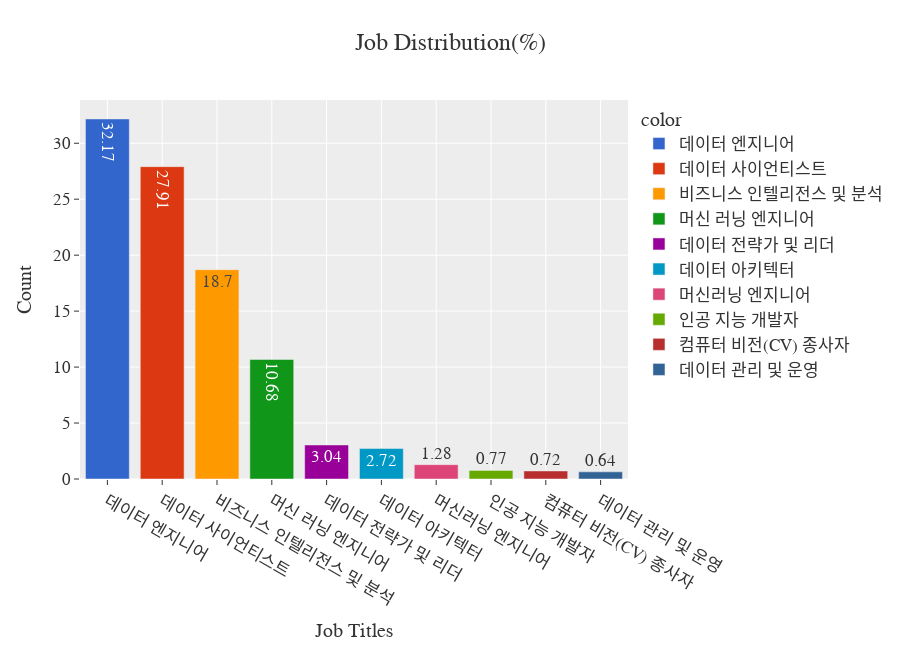

Notebook cell for this chart:
### Markdown cell above
- `Job` 분포

### Code cell
total = len(original_df)
job_per = original_df['jobs'].value_counts().apply(lambda x : round(x/total * 100,2))
job_per=job_per[:10]

fig = px.bar(y= job_per.values,
             x = job_per.index,
             color= job_per.index,
             color_discrete_sequence=px.colors.qualitative.G10,
             text = job_per.values,
             title='Top10 Jobs',
             template='ggplot2'
             )

fig.update_layout(
    title_text='Job Distribution(%)',  
    height=650,  
    xaxis_title="Job Titles", 
    yaxis_title="Count",  
    font=dict(size=17, family="Franklin Gothic") 
)

fig.show()

### Figure 1 — Plotly figure (JSON) as saved in the notebook; plotly's stock layout.template omitted (floating-point values rounded to 4 significant figures)
{"data": [{"alignmentgroup": "True", "hovertemplate": "color=데이터 엔지니어<br>x=%{x}<br>y=%{y}<br>text=%{text}<extra></extra>", "legendgroup": "데이터 엔지니어", "marker": {"color": "#3366CC", "pattern": {"shape": ""}}, "name": "데이터 엔지니어", "offsetgroup": "데이터 엔지니어", "orientation": "v", "showlegend": true, "text": [32.17], "textposition": "auto", "type": "bar", "x": ["데이터 엔지니어"], "xaxis": "x", "y": [32.17], "yaxis": "y"}, {"alignmentgroup": "True", "hovertemplate": "color=데이터 사이언티스트<br>x=%{x}<br>y=%{y}<br>text=%{text}<extra></extra>", "legendgroup": "데이터 사이언티스트", "marker": {"color": "#DC3912", "pattern": {"shape": ""}}, "name": "데이터 사이언티스트", "offsetgroup": "데이터 사이언티스트", "orientation": "v", "showlegend": true, "text": [27.91], "textposition": "auto", "type": "bar", "x": ["데이터 사이언티스트"], "xaxis": "x", "y": [27.91], "yaxis": "y"}, {"alignmentgroup": "True", "hovertemplate": "color=비즈니스 인텔리전스 및 분석<br>x=%{x}<br>y=%{y}<br>text=%{text}<extra></extra>", "legendgroup": "비즈니스 인텔리전스 및 분석", "marker": {"color": "#FF9900", "pattern": {"shape": ""}}, "name": "비즈니스 인텔리전스 및 분석", "offsetgroup": "비즈니스 인텔리전스 및 분석", "orientation": "v", "showlegend": true, "text": [18.7], "textposition": "auto", "type": "bar", "x": ["비즈니스 인텔리전스 및 분석"], "xaxis": "x", "y": [18.7], "yaxis": "y"}, {"alignmentgroup": "True", "hovertemplate": "color=머신 러닝 엔지니어<br>x=%{x}<br>y=%{y}<br>text=%{text}<extra></extra>", "legendgroup": "머신 러닝 엔지니어", "marker": {"color": "#109618", "pattern": {"shape": ""}}, "name": "머신 러닝 엔지니어", "offsetgroup": "머신 러닝 엔지니어", "orientation": "v", "showlegend": true, "text": [10.68], "textposition": "auto", "type": "bar", "x": ["머신 러닝 엔지니어"], "xaxis": "x", "y": [10.68], "yaxis": "y"}, {"alignmentgroup": "True", "hovertemplate": "color=데이터 전략가 및 리더<br>x=%{x}<br>y=%{y}<br>text=%{text}<extra></extra>", "legendgroup": "데이터 전략가 및 리더", "marker": {"color": "#990099", "pattern": {"shape": ""}}, "name": "데이터 전략가 및 리더", "offsetgroup": "데이터 전략가 및 리더", "orientation": "v", "showlegend": true, "text": [3.04], "textposition": "auto", "type": "bar", "x": ["데이터 전략가 및 리더"], "xaxis": "x", "y": [3.04], "yaxis": "y"}, {"alignmentgroup": "True", "hovertemplate": "color=데이터 아키텍터<br>x=%{x}<br>y=%{y}<br>text=%{text}<extra></extra>", "legendgroup": "데이터 아키텍터", "marker": {"color": "#0099C6", "pattern": {"shape": ""}}, "name": "데이터 아키텍터", "offsetgroup": "데이터 아키텍터", "orientation": "v", "showlegend": true, "text": [2.72], "textposition": "auto", "type": "bar", "x": ["데이터 아키텍터"], "xaxis": "x", "y": [2.72], "yaxis": "y"}, {"alignmentgroup": "True", "hovertemplate": "color=머신러닝 엔지니어<br>x=%{x}<br>y=%{y}<br>text=%{text}<extra></extra>", "legendgroup": "머신러닝 엔지니어", "marker": {"color": "#DD4477", "pattern": {"shape": ""}}, "name": "머신러닝 엔지니어", "offsetgroup": "머신러닝 엔지니어", "orientation": "v", "showlegend": true, "text": [1.28], "textposition": "auto", "type": "bar", "x": ["머신러닝 엔지니어"], "xaxis": "x", "y": [1.28], "yaxis": "y"}, {"alignmentgroup": "True", "hovertemplate": "color=인공 지능 개발자<br>x=%{x}<br>y=%{y}<br>text=%{text}<extra></extra>", "legendgroup": "인공 지능 개발자", "marker": {"color": "#66AA00", "pattern": {"shape": ""}}, "name": "인공 지능 개발자", "offsetgroup": "인공 지능 개발자", "orientation": "v", "showlegend": true, "text": [0.77], "textposition": "auto", "type": "bar", "x": ["인공 지능 개발자"], "xaxis": "x", "y": [0.77], "yaxis": "y"}, {"alignmentgroup": "True", "hovertemplate": "color=컴퓨터 비전(CV) 종사자<br>x=%{x}<br>y=%{y}<br>text=%{text}<extra></extra>", "legendgroup": "컴퓨터 비전(CV) 종사자", "marker": {"color": "#B82E2E", "pattern": {"shape": ""}}, "name": "컴퓨터 비전(CV) 종사자", "offsetgroup": "컴퓨터 비전(CV) 종사자", "orientation": "v", "showlegend": true, "text": [0.72], "textposition": "auto", "type": "bar", "x": ["컴퓨터 비전(CV) 종사자"], "xaxis": "x", "y": [0.72], "yaxis": "y"}, {"alignmentgroup": "True", "hovertemplate": "color=데이터 관리 및 운영<br>x=%{x}<br>y=%{y}<br>text=%{text}<extra></extra>", "legendgroup": "데이터 관리 및 운영", "marker": {"color": "#316395", "pattern": {"shape": ""}}, "name": "데이터 관리 및 운영", "offsetgroup": "데이터 관리 및 운영", "orientation": "v", "showlegend": true, "text": [0.64], "textposition": "auto", "type": "bar", "x": ["데이터 관리 및 운영"], "xaxis": "x", "y": [0.64], "yaxis": "y"}], "layout": {"barmode": "relative", "font": {"family": "Franklin Gothic", "size": 17}, "height": 650, "legend": {"title": {"text": "color"}, "tracegroupgap": 0}, "title": {"text": "Job Distribution(%)"}, "xaxis": {"anchor": "y", "domain": [0, 1], "title": {"text": "Job Titles"}}, "yaxis": {"anchor": "x", "domain": [0, 1], "title": {"text": "Count"}}}}
